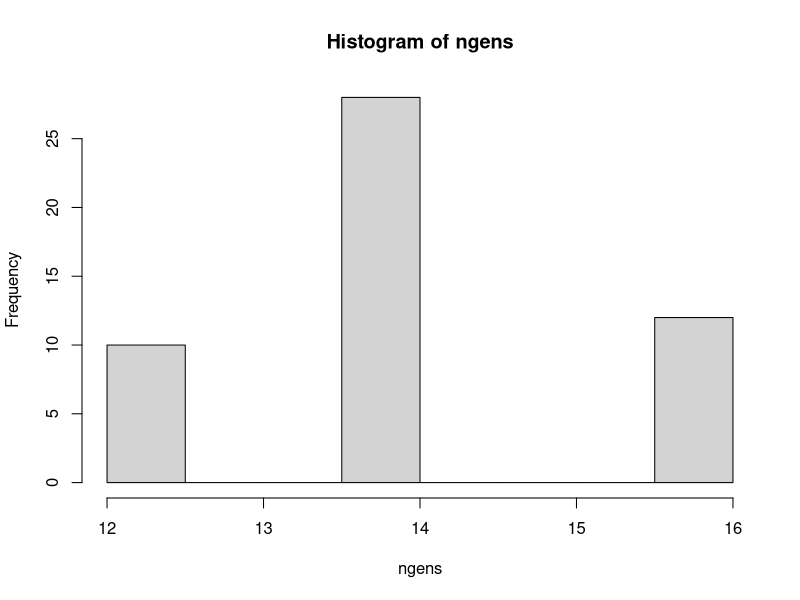

Write R code to recreate this figure. (Note: a time limit stopped this script after it produced the figure.)
# Homework for 16 April 2012
# Cheryl Hojnowski


#1.) This is pseudocode for an algorithm. There are no modular components.

#2.) 

#Initialize vector to store results from 5000 simulations
#Brownie takes 50 steps in each simulation. 
#For each simulation:
  #Set initial position of Brownie to x=0
#For each step:
  #choose step size from a normal distribution
  #add step size to previous position
  #Record Brownie's position after 50 steps in results vector

INITIAL_POSITION <- 0;
results <- rep(0,5000);
TIME_STEPS <- 50;
NUM_SIMS <- 5000;

for(i in 1:NUM_SIMS){
  location <- INITIAL_POSITION;
  for(k in 1:TIME_STEPS){
    step_size <- rnorm(1, mean = 0, sd=1);
    location <- location + step_size;
    #cat('step', k, 'step', step_size, 'loc', location, '\n', sep = ' ');
  }
  results[i] <- location;
}

results;

#3a) The only possible values for color, bird, event and food are blue, hammerkop, marathon, 
  #and hamhock, respectively.
color <- 'green';
bird <- 'pigeon';
event <- 'marathon';
food <- 'oatmeal';
if(color == 'blue'){
  if(bird == 'hammerkop'){
    if(event == 'marathon'){
      if(food == 'hamhock'){
        cat('yum');
        }
      }
    }else if(bird == 'pigeon'){
      cat('not quite a loon...')
      if(event == 'marathon')
        while(1)
          print('I love birds.')
    }else{
      cat('ostrich???')
    }
}else{
  cat('green');
}
                    
#3b) Color is blue;, event and food could be anything, and bird could be anything except a pigeon 
  #or a hammerkop. 

#???I'm not sure how the while(1) statement in the code works.

#3c.) I think no -- You would observe both "I love birds" and "not quite a pigeon". 
  #However, I'm not quite sure what the "1" in the statement "while(1)" refers to.

#3d.) I think that all the ouputs are mutually exclusive except for "not quite a loon..." and
  #"I love birds." (???)

#4.) Robocop fails when people are 21 (and when Berkeley Bowl is closed).

#5.) 
for(i in 1:25){
  if(i%%2 == 0){
    cat('even', '\n');
    }
  else{
    cat('odd', '\n')
  }
}

#6.)
set.seed(1);
x <- rnorm(10);
x;

for(i in 1:10){
  set.seed(1);
  x <- rnorm(10);
  if(x[i] <= -0.5){
    cat(x[i], 'is less than -0.5!', '\n')
  }
  else if(x[i] > -0.5 & x[i] < 0.5){
    cat(x[i], 'is in the middle!', '\n')
  }
  else{
    cat(x[i], ". Whopper!", '\n')
  }
}

#7.) 
for(i in 1:100){
  if(i%%3 == 0 & i%%5 ==0){
    cat('FizzBuzz', '\n')
  }
  else if(i%%3 == 0){
    cat('Fizz', '\n')
  }
  else if(i%%5 ==0){
    cat('Buzz', '\n')
  }
else{
cat(i, '\n')
}
}

#I couldn't figure out how to do this with only 3 conditional expressions.

#8.)

myFxn <- function(x,y){
  if(x >= 0 & y >= 0){
    result <- x + y;
  }
  else if(x >=0 & y < 0){
    result <- x + y^2;
  }
  else if(x < 0 & y >= 0){
    result <- x^2 + y;
  }
  else if(x < 0 & y < 0){
    result <- x^2 + y^2;
  }
  return(result);
}

myFxn(0,1);
myFxn(1,1);
myFxn(-1, -10);
myFxn(-5, 3);
myFxn(3, -5);

#9a.) 

MAXPOPSIZE <- 10000;
curr_pop_size <- 10;
popvector <- curr_pop_size

while( curr_pop_size < MAXPOPSIZE){
  if(length(popvector)%%2 == 0){
    #this is a bad year, number of generations is even
    babies <- rgeom(curr_pop_size, 0.5);
  }
  else{
    babies <- rgeom(curr_pop_size, 0.25); #good year, ngens is odd
  }
  curr_pop_size <- sum(babies); # assuming organism is semelparous; 
  #otherwise curr_pop_size <- curr_pop_size + sum(babies);
  popvector <- c(popvector, curr_pop_size);
}

popvector;

#If we consider that initial generation is generation 0, rather than generation 1:


MAXPOPSIZE <- 10000;
curr_pop_size <- 10;
popvector <- curr_pop_size
gen <- 0

while( curr_pop_size < MAXPOPSIZE){
  if(length(popvector)%%2 == 0){
    #this is a bad year, number of generations is even
    babies <- rgeom(curr_pop_size, 0.5);
  }
  else{
    babies <- rgeom(curr_pop_size, 0.25); #good year, ngens is odd
  }
  curr_pop_size <- sum(babies); # assuming organism is semelparous; 
  #otherwise curr_pop_size <- curr_pop_size + sum(babies);
  popvector <- c(popvector, curr_pop_size);
  gen <- gen + 1;
}

popvector;

#9b.) 
#I'm assuming we are plotting the number of generations to reach the max pop size in the histogram

#run 5000 simulations
#population starts at 10 for each simulation
#calculate the total number of generations in each simulation

NUM_SIMS <- 50; #I changed this because it was taking a really long time with 5000. Even 100 takes a really long time (more than 5 min)
MAXPOPSIZE <- 10000;

ngens <- rep(0, NUM_SIMS); #initialize vector to hold results

for(i in 1:NUM_SIMS){
  curr_pop_size <- 10;
  popvector <- curr_pop_size
  while( curr_pop_size < MAXPOPSIZE){
    if(length(popvector)%%2 == 0){
      #this is a bad year, number of generations is even
      babies <- rgeom(curr_pop_size, 0.5);
    }
    else{
      babies <- rgeom(curr_pop_size, 0.25); #good year, ngens is odd
    }
    curr_pop_size <- sum(babies); # assuming organism is semelparous; 
    #otherwise curr_pop_size <- curr_pop_size + sum(babies);
    popvector <- c(popvector, curr_pop_size);
  }
  ngens[i] <- length(popvector);
}

ngens;
hist(ngens);

#If we consider that initial generation is generation 0, rather than generation 1:

NUM_SIMS <- 50; #I changed this because it was taking a really long time with 5000. Even 100 takes a really long time (more than 5 min)
MAXPOPSIZE <- 10000;

ngens <- rep(0, NUM_SIMS); #initialize vector to hold results

for(i in 1:NUM_SIMS){
  curr_pop_size <- 10;
  popvector <- curr_pop_size;
  gen <- 0 #initial generation is generation zero
  while( curr_pop_size < MAXPOPSIZE){
    if(gen%%2 == 0){
      #this is a bad year, number of generations is even
      babies <- rgeom(curr_pop_size, 0.5);
    }
    else{
      babies <- rgeom(curr_pop_size, 0.25); #good year, ngens is odd
    }
    curr_pop_size <- sum(babies); # assuming organism is semelparous; 
    #otherwise curr_pop_size <- curr_pop_size + sum(babies);
    popvector <- c(popvector, curr_pop_size);
    gen <- gen +1
  }
  ngens[i] <- length(popvector);
}

ngens;
hist(ngens);

#11a.)
 
#function "sample":
pop <- c(rep('a', 5), 'b');
sample(pop, 6, replace = TRUE);

pop <- c(rep('skunk', 45), rep('dog', 30));
sample(pop, length(pop), replace = TRUE);

#11a.) 

#Problem that I am trying to solve / model: I am trying to estimate the frequencies of 2 alleles
  #in a population of 20 individuals after 50 generations

#Inputs: initial allele frequencies (numbers of alleles), initial population size (remains constant throughout)
  #Outputs: allele frequences in each of the 50 generations. I expect an output vector of 
    #length 50 that indicates the frequency of one of the alleles in each of the 50 generations
  #Parameters: we will sample alleles randomly with replacement

#Pseudocode:
  #Set initial population of 20 individuals with equal allele frequences (20 A alleles and 20 a alleles)
  #At each generation, 
    #randomly sample 40 alleles from the current allele population 
    #store the frequency of allele A in a results vector

#Code:

NGENS <- 50; #50 generations
freqA <- rep(0, NGENS); #initialize vector to hold results
pop <- c(rep('A', 20), rep('B', 20)); #create initial population
#pop; ##check that the code above worked
#length(pop); ##still checking
#length(which(pop == 'A')) / length(pop); ##how to count frequency of A alleles

for(i in 1:NGENS){
  freqA[i] <- length(which(pop =='A')) / length(pop);
  cat('generation', i, 'number of alleles is', length(pop), 'number of A alleles is', length(which(pop == 'A')), '\n');
  pop <- sample(pop, length(pop), replace = TRUE);

}

freqA;

#11b.)

#Problem to model: The average number of generations for one allele to become fixed, for an initial
  #population size of 20 individuals and equal frequences of alleles A and a.

#Inputs: initial numbers of alleles and initial population size
#Outputs: number of generations until one allele is fixed. Since we want an average, I would
  #run a simulation (say, 1000 times), and therefore my output would be a numeric vector of length 1000
  #with each value in the vector representing the number of generations in each simulation
#Parameters: sample alleles randomly with replacement

#Pseudocode:
#For each simulation, 
  #set initial population of 20 individuals with equal allele frequences (40 alleles; 20 A alleles and 20 a alleles)
  #set initial generation (generation 0)
  #count the number of generations until frequency of one allele is zero
#Within each simulation: 
  #Until frequency of one allele is zero: 
    #At each generation, randomly sample 40 alleles from the current allele population 
    #Recalculate the frequency of the alleles at each generation
    #Keep track of what generation you're at

#Code:

NUM_SIMS <- 1000; #run 1000 simulations
ngens <- rep(0, NUM_SIMS); #initialize vector to store results

for(i in 1:NUM_SIMS){
  pop <- c(rep('A', 20), rep('B', 20)); #create initial population (20 individuals / 40 alleles) 
    #for each simulation
  freqA <- length(which(pop == 'A')) / length(pop);
  gen <- 0;
  
  while(freqA != 0 & freqA != 1){

    #cat('generation is', gen, 'number of alleles is', length(pop), 'number of A alleles is', length(which(pop == 'A')), '\n')
      #error-checking line
    pop <- sample(pop, length(pop), replace = TRUE);
    freqA <- length(which(pop == 'A')) / length(pop);
    gen <- gen + 1
  }
  
  ngens[i] <- gen
}

ngens;
hist(ngens);

#If want to simulate this for different initial starting population sizes, then just change the 
  #numbers in the pop vector. Should be able to run the rest of the code without changes.

#12a.)

#Problem: I want to model Brownie's movements in 2 dimensions, and determine where she ends up
  #after a certain number of time steps

#Inputs: Brownie's initial position, at (0,0)
#Outputs: Brownie's final position. I will get two vectors as the outputs, one vector which gives
  #her location on the x-axis at each time step, and one that gives her position on the y-axis at each 
  #time step
#Parameters: the size of each step in the x- or y-plane is drawn from a normal distribution with mean = 0 and sd = 1

#Pseudocode:
  #Set Brownie's initial position at (0,0)
  #For each time step, 
    #Determine size of step along x-axis from a normal distribution
    #Determine size of step along y-axis from normal distribution
    #Store new locations on x- and y-planes in 2 vectors

#Code:

TIME_STEPS <- 100 #set number of time steps
x <- rep(0, TIME_STEPS); #initialize vector to store results for locations on x-axis
y <- rep(0, TIME_STEPS); #initialize vector for y locations

x[1] <- 0;
y[1] <- 0;

for(i in 1:TIME_STEPS){
  x_step <- rnorm(1, mean =0, sd=1);
  y_step <- rnorm(1, mean = 0, sd=1);
  x[i+1] <- x_step + x[i];
  y[i+1] <- y_step + y[i];
  cat('x start is ', x[i], 'step size is ', x_step, 'finish is ', x[i+1], '\n');
  cat('y start is ', y[i], 'step size is ', y_step, 'finish is ', y[i+1], '\n');
}

plot(y ~ x, type = 'l')

#to do this for 1000 time steps, just change TIME_STEPS above to 1000, and run the code again as it is.

#12b.)

#Problem: I want to model Brownie's movements within a room of dimensions 10 by 10 units. I have to 
  #account for the fact that Brownie cannot step out of the room -- instead, she bounces off the walls.

#Inputs: 
  #Brownie's starting position at (0,1)
  #The dimensions of the room (10 by 10) -- this is either an input or a parameter, I guess
#Outputs: Brownie's x and y coordinates as she moves around the room over 100 or 1000 time steps. 
  #This will be 2 vectors (an x and a y vector) of length 100 or 1000.
#Parameters: 
  #Brownie's step size is drawn from a normal distribution with mean = 0 and sd =3
  #Room size is 10 by 10 (x = (0,10) and y = (0,10))
  #conditions for what happens if Brownie hits the wall of the room

#Pseudocode:
  #Brownie starts at (0,1)
  #Room size is 10 by 10 (x and y values cannot exceed 10 and cannot be below 0)
  #Number of time steps is 100 or 1000
  #At each time step, 
    #size of Brownie's step in the x-plane is drawn from N(0,3)
    #size of Brownie's step in y-plane is drawn from N(0,3)
  #If x- or y-value exceeds the size of the room, Brownie moves back along the x- or y-plane by 
    #the excess amount

TIME_STEPS <- 100 #set number of time steps
x <- rep(0, TIME_STEPS); #initialize vector to store results for locations on x-axis
y <- rep(0, TIME_STEPS); #initialize vector for y locations

x[1] <- 0;
y[1] <- 1;

for(i in 1:TIME_STEPS){
  x_step <- rnorm(1, mean =0, sd=3);
  y_step <- rnorm(1, mean = 0, sd=3);
  if(x_step + x[i] > 0 & x_step + x[i] < 10){
    x[i+1] <- x_step + x[i];
  }
  else if(x_step + x[i] < 0){
    x[i+1] <- 0 - x_step - x[i]; #figure this out using arithmetic ( 0 - (x[i] - 0 - x_step) and simplify)
  }
  else if(x_step + x[i] > 10){
    x[i+1] <- 10 - (x[i] - 10 + x_step);
  }
  
  if(y_step + y[i] > 0 & y_step + y[i] < 10){
    y[i+1] <- y_step + y[i];
  }
  else if(y_step + y[i] < 0){
    y[i+1] <- 0 - y_step - y[i]; #figure this out using arithmetic ( 0 - (x[i] - 0 - x_step) and simplify)
  }
  else if(y_step + y[i] > 10){
    y[i+1] <- 10 - (y[i] - 10 + y_step);
  }
  cat('x start is ', x[i], 'step size is ', x_step, 'finish is ', x[i+1], '\n');
  cat('y start is ', y[i], 'step size is ', y_step, 'finish is ', y[i+1], '\n');
}

plot(y ~ x, type = 'l')

#To simulate 1000 time steps, just change the value of TIME_STEPS above to 1000
#It seems I've done this in a rather cumbersome way. I wonder if there is a more elegant way to do it?

#12c.)

#Problem: I want to identify how many time steps are needed for Brownie to step into the portal 
  #to Middle Earth (i.e., to take a step that lands between the coordinates (10, 8.5) and (10, 10))

#Inputs: 
  #Brownie's starting position at (0,1)
  #The dimensions of the room (10 by 10) -- this is either an input or a parameter, I guess
#Outputs: The number of time steps for Brownie to step into the Middle Earth portal 
  #unless I run a simulation, this will just be one number
#Parameters: 
  #Brownie's step size is drawn from a normal distribution with mean = 0 and sd =3
  #Room size is 10 by 10 (x = (0,10) and y = (0,10))
  #conditions for what happens if Brownie hits the wall of the room
  #Where the portal is located

#Pseudocode:
  #Brownie starts at (0,1)
  #Room size is 10 by 10 (x and y values cannot exceed 10 and cannot be below 0)
  #At each time step, 
    #size of Brownie's step in the x-plane is drawn from N(0,3)
    #size of Brownie's step in y-plane is drawn from N(0,3)
    #If step size causes x-value to be greater than 10:
      #first check to see if y-value is between 8.5 and 10. If it is, then Brownie goes to 
        #Middle Earth
    #If step size causes y-value to be greater than 8.5:
      #check to see if x-value is equal to 10. If it is, then Brownie goes to Middle Earth
    #Otherwise if x- or y-value exceeds the size of the room, Brownie moves back along the x- or y-plane by 
      #the excess amount
  #Count the number of time steps for Brownie to land in Middle Earth portal


##I DIDN'T GET THIS ONE -- I WANTED TO USE A WHILE LOOP BUT COULDN'T FIGURE OUT HOW TO MAKE THAT WORK.


x <- 0;
y <- 1;

x_vector <- x
y_vector <- y

while(x != 10 & y < 8.5){

#for(i in 1:TIME_STEPS){
  x_step <- rnorm(1, mean =0, sd=3);
  y_step <- rnorm(1, mean = 0, sd=3);
  if(x_step + x > 0 & x_step + x < 10){
    x <- x_step + x;
  }
  else if(x_step + x < 0){
    x <- 0 - x_step - x; #figure this out using arithmetic ( 0 - (x[i] - 0 - x_step) and simplify)
  }
  else if(x_step + x >= 10){
    if(y >= 8.5 & y <= 10){
      x == 10
    }
    else{
    x <- 10 - (x - 10 + x_step);
    }
  }
  
  if(y_step + y > 0 & y_step + y < 10){
    y <- y_step + y;
  }
  else if(y_step + y < 0){
    y <- 0 - y_step - y; #figure this out using arithmetic ( 0 - (x[i] - 0 - x_step) and simplify)
  }
  else if(y_step + y > 10){
    if(x == 10){
      y==10
    }
    else{
    y <- 10 - (y - 10 + y_step);
    }
  }
  cat( 'x step size is ', x_step, 'x location is ', x, '\n');
  cat( 'y step size is ', y_step, 'y location is ', y, '\n');
  
  x_vector <- c(x_vector, x);
  y_vector <- c(y_vector, y);
  
  time <- length(x_vector);
  time_check <- length(y_vector); #should be the same length as x
}

  

time;
time_check;

plot(y_vector ~ x_vector, type = 'l')
